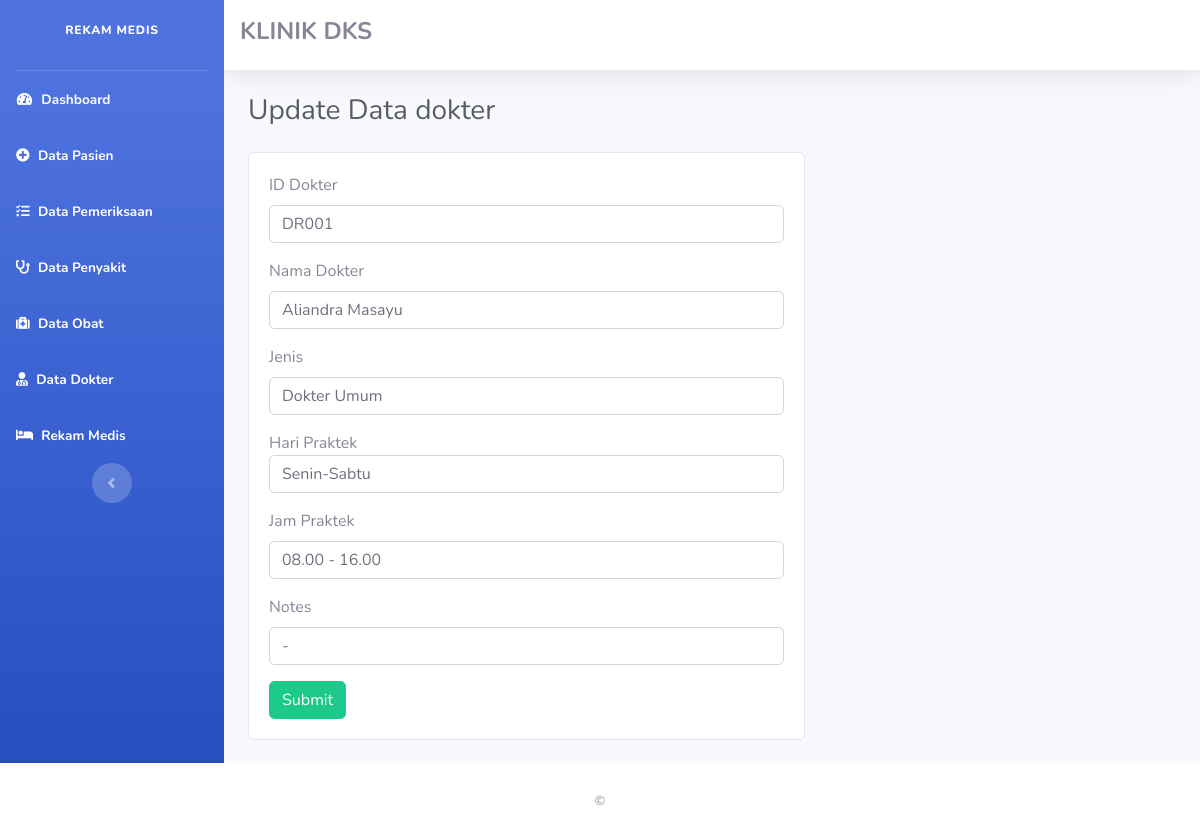
The page /Data_dokter/update_data/DR001 on the database its author committed.
### tables this page shows
CREATE TABLE `data_dokter` (
  `id_dokter` varchar(8) NOT NULL,
  `nama_dokter` varchar(40) NOT NULL,
  `jenis_dokter` varchar(40) NOT NULL,
  `hari_praktek` varchar(20) NOT NULL,
  `jam_praktek` varchar(15) NOT NULL,
  `notes` varchar(50) DEFAULT NULL
);

### application/controllers/Data_dokter.php (called while the page is built, shortened)
<?php
class Data_dokter extends CI_Controller {
    public function update_data($id)
    {
        $data['dokter'] = $this->db->query("SELECT * FROM data_dokter WHERE id_dokter='$id'")->result();
        $data['title'] = "Update Data dokter";
        $this->load->view('templates/Header',$data);
        $this->load->view('templates/Sidebar');
        $this->load->view('Update_data_dokter',$data);
        $this->load->view('templates/Footer');
    }
}
?>

### index.php (called while the page is built, shortened)
<?php
require_once BASEPATH.'core/CodeIgniter.php';

### application/views/Update_data_dokter.php (the view, shortened to what this page needs)
<div class="container-fluid">
<div class="d-sm-flex align-items-center justify-content-between mb-4">
    <h1 class="h3 mb-0 text-gray-800"><?php echo $title ?></h1>
</div>
<div class="card" style="width : 60%; margin-bottom :100px">
<div class="card-body">
<?php foreach ($dokter as $dr); ?>
<form method="POST" action="<?php echo base_url('Data_dokter/update_data_aksi') ?>">
<div class="form-group">
<label> ID Dokter </label>
<input type="text" name="id_dokter" class="form-control" value="<?php echo $dr->id_dokter ?>">
</div>
<div class="form-group">
<label> Nama Dokter </label>
<input type="text" name="nama_dokter" class="form-control" value="<?php echo $dr->nama_dokter ?>">
</div>
<div class="form-group">
<label> Jenis </label>
<input type="text" name="jenis_dokter" class="form-control" value="<?php echo $dr->jenis_dokter ?>">
</div>
<div class="form-group">
<labe> Hari Praktek </label>
<input type="text" name="hari_praktek" class="form-control" value="<?php echo $dr->hari_praktek ?>">
</div>
<div class="form-group">
<label> Jam Praktek </label>
<input type="text" name="jam_praktek" class="form-control" value="<?php echo $dr->jam_praktek ?>">
</div>
<div class="form-group">
<label> Notes </label>
<input type="text" name="notes" class="form-control" value="<?php echo $dr->notes ?>">
</div>
<button type="submit" class="btn btn-success">Submit</button>
</form>
</div>
</div>
</div>

### rows shown on the page
data_dokter: id_dokter "DR001", nama_dokter "Aliandra Masayu", jenis_dokter "Dokter Umum", hari_praktek "Senin-Sabtu", jam_praktek "08.00 - 16.00", notes "-"

### other values the page prints
$title "Update Data dokter"
